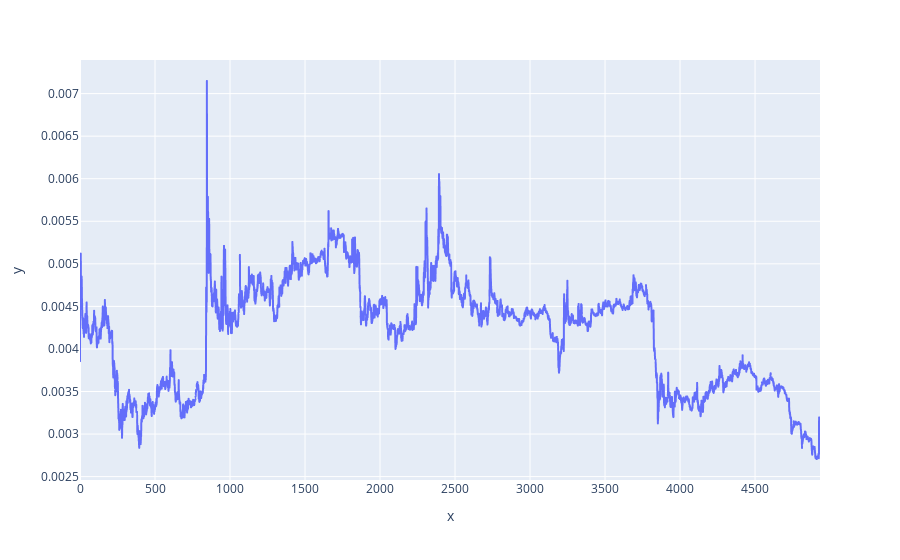

Notebook cell for this chart:
### Code cell
klines = client.get_historical_klines('KEYBUSD', Client.KLINE_INTERVAL_1HOUR, "300 day ago UTC")
precos = np.array([float(x[1]) for x in klines])
preco_minimo = min(precos)
moda = stats.mode(precos)[0][0]
proc_delta_p = round(100*((precos[-1] - preco_minimo)/(preco_minimo)), 2)
dist_moda = round(100*((precos[-1] - moda)/(moda)), 2)
print(f'está à {proc_delta_p} % do preço mínimo')
print(f'está à {dist_moda} % da moda')
px.line(x = np.arange(len(precos)), y = precos)

### Figure 1 — Plotly figure (JSON) as saved in the notebook; plotly's stock layout.template omitted (floating-point values rounded to 4 significant figures; data arrays with more than 128 entries replaced by an {"elided": "..."} marker saying what was removed)
{"data": [{"hovertemplate": "x=%{x}<br>y=%{y}<extra></extra>", "legendgroup": "", "line": {"color": "#636efa", "dash": "solid"}, "marker": {"symbol": "circle"}, "mode": "lines", "name": "", "showlegend": false, "type": "scattergl", "x": {"elided": "4934 int values"}, "xaxis": "x", "y": {"elided": "4934 float values"}, "yaxis": "y"}], "layout": {"legend": {"tracegroupgap": 0}, "margin": {"t": 60}, "xaxis": {"anchor": "y", "domain": [0, 1], "title": {"text": "x"}}, "yaxis": {"anchor": "x", "domain": [0, 1], "title": {"text": "y"}}}}
